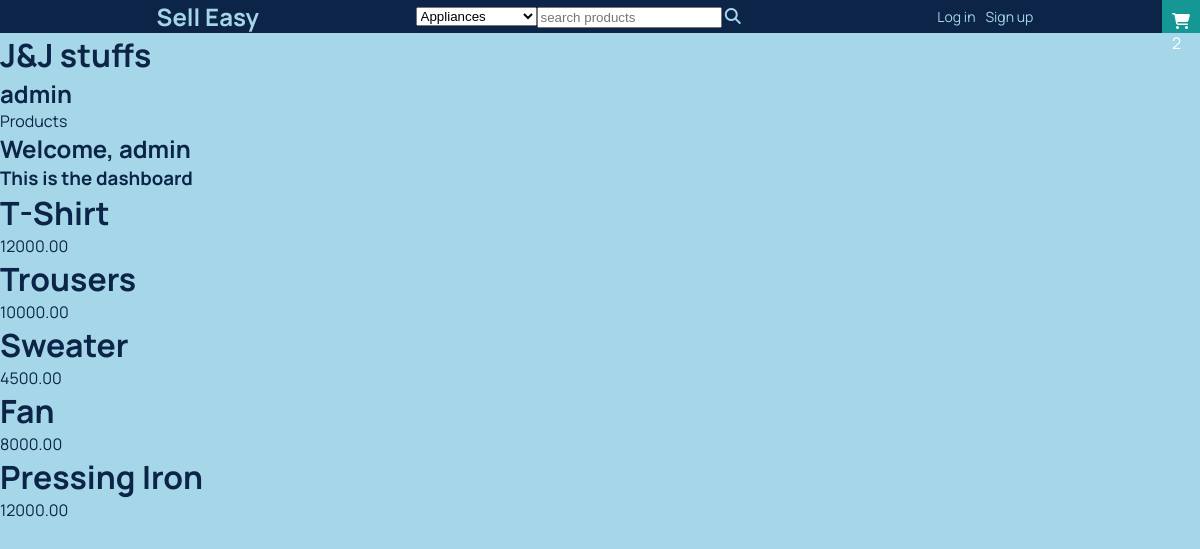
/dashboard (signed in), run on the app's committed database.
### core/models.py (models this page shows, shortened)
class Store(models.Model):
    owner = models.OneToOneField(Profile, on_delete=models.CASCADE)
    tagline = models.CharField(max_length=200)
    name = models.CharField(max_length=100)

class Product(models.Model):
    store = models.ForeignKey(Store, on_delete=models.DO_NOTHING, related_name="products", null=True)
    category = models.ForeignKey(Category, on_delete=models.DO_NOTHING, related_name="products", null=True)
    name = models.CharField(max_length=100)
    desc = models.TextField()
    price = models.DecimalField(decimal_places=2, max_digits=10)
    is_available = models.BooleanField(default=True)
    date_created = models.DateField(auto_now_add=True)
    @property
    def num_reviews(self):
        num = self.ratings.count()
        return num

### core/account/models.py (models this page shows, shortened)
class Profile(AbstractUser):
    id = models.UUIDField(primary_key=True, default=uuid4, unique=True)
    username = models.CharField(max_length=100, unique=True)
    email = models.EmailField(unique=True)
    password = models.CharField(max_length=200)
    first_name = models.CharField(max_length=100)
    last_name = models.CharField(max_length=100)
    address = models.CharField(max_length=200, blank=True)
    phone_number = models.CharField(max_length=100, blank=True)
    is_verified = models.BooleanField(default=False)
    is_seller = models.BooleanField(default=False)
    is_admin = models.BooleanField(default=False)
    is_superuser = models.BooleanField(default=False)
    is_staff = models.BooleanField(default=False)
    USERNAME_FIELD = "email"
    REQUIRED_FIELDS = ('first_name', 'last_name', 'password')
    objects = ProfileManager()

### core/account/views.py (the view)
# urls.py: path('dashboard', account_views.dashboard, name="dashboard")
def dashboard(request):
    user_id = request.session['user_id']
    user = Profile.objects.get(id=user_id)
    store = Store.objects.get(owner = user)
    return render(request, 'account/dashboard.html', {'store':store})

### core/account/templates/account/dashboard.html (shortened to what this page needs)
{% extends 'base.html'%}
{% block content%}
<div class="container">
    <h1>{{store.name}}</h1>
    <aside>
        <div>
            <h2>{{store.owner.first_name}}</h2>
        </div>
        <p>Products</p>
    </aside>
    <main>
        <h2>Welcome, {{store.owner.first_name}}</h2>
        <h3>This is the dashboard</h3>
        {% for product in store.products.all%}
            <div>
                <h1>{{product.name|title}}</h1>
                <p>{{product.price}}</p>
            </div>
        {% endfor%}
    </main>
</div>
{% endblock %}

### static/base.css (style rules this page uses)
:root { --background-color: #A5D7E8; --main-color: #0B2447; --accent-color: #159895; --accent-color-1: #576CBC; --accent-color-2: #19376D; }
* { margin:0; box-sizing: border-box; }
body { font-family: 'Manrope'; font-size:16px; background-color: var(--background-color); color:var(--main-color) }

### data on the page
Store: name "J&J stuffs", owner.first_name "admin"
Product: name "T-Shirt", price "12000.00"
Product: name "Trousers", price "10000.00"
Product: name "Sweater", price "4500.00"
Product: name "Fan", price "8000.00"
Product: name "Pressing Iron", price "12000.00"

### other printed values
{{ 2 }} "2"
